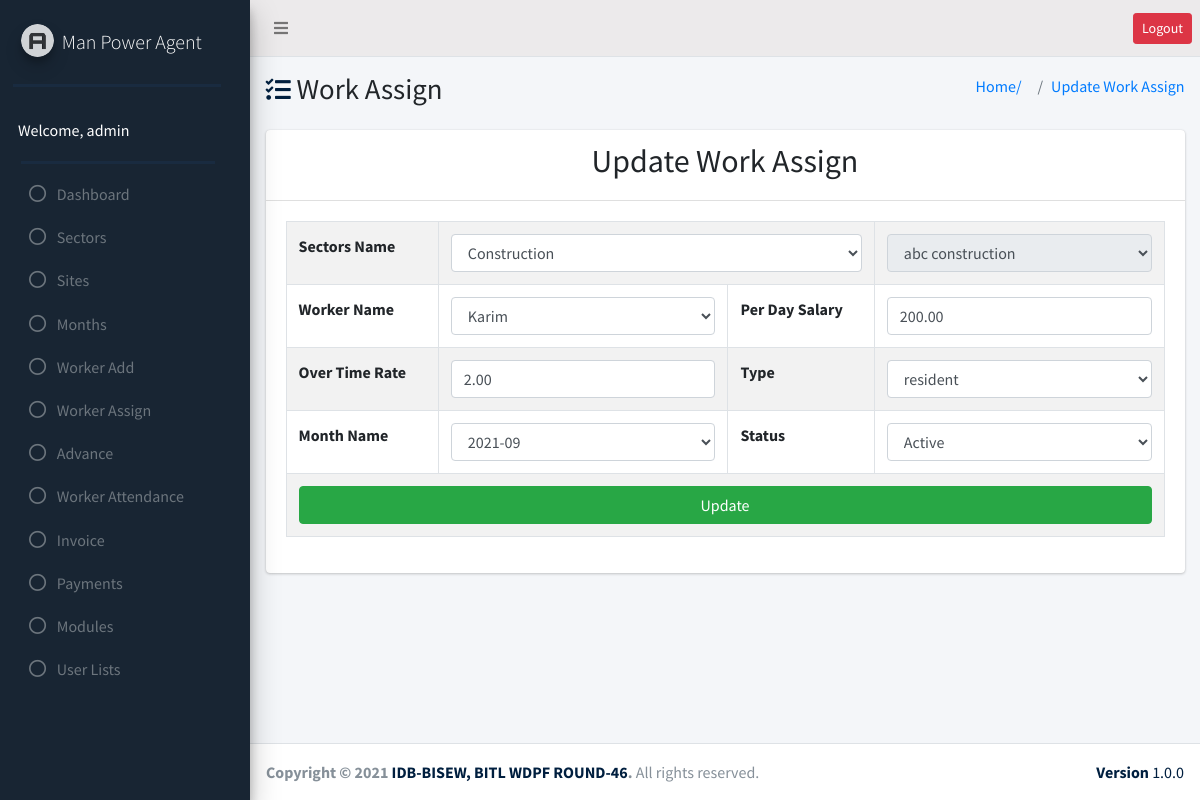
The app's page /worker_assign/update.php?id=1 (signed in) with its own data.
### tables this page shows
CREATE TABLE `user_role` (
  `id` int(11) NOT NULL,
  `adminID` int(11) NOT NULL,
  `sites_edit` int(50) DEFAULT NULL,
  `sites_delete` int(50) DEFAULT NULL,
  `sectors_edit` int(50) DEFAULT NULL,
  `sectors_delete` int(50) DEFAULT NULL,
  `add_worker_edit` int(50) DEFAULT NULL,
  `add_worker_delete` int(50) DEFAULT NULL,
  `worker_assign_edit` int(50) DEFAULT NULL,
  `worker_assign_delete` int(50) DEFAULT NULL,
  `advance_edit` int(50) DEFAULT NULL,
  `advance_delete` int(50) DEFAULT NULL,
  `payments_edit` int(50) DEFAULT NULL,
  `payments_delete` int(50) DEFAULT NULL,
  `month_edit` int(50) DEFAULT NULL,
  `month_delete` int(50) DEFAULT NULL,
  `modules_edit` int(50) DEFAULT NULL,
  `modules_delete` int(50) DEFAULT NULL,
  `user_lists_edit` int(50) DEFAULT NULL,
  `user_lists_delete` int(50) DEFAULT NULL,
  `worker_attendance_edit` int(11) NOT NULL,
  `worker_attendance_delete` int(11) NOT NULL,
  `invoice_edit` int(11) NOT NULL,
  `invoice_delete` int(11) NOT NULL
);

CREATE TABLE `sites` (
  `id` int(11) NOT NULL,
  `sectorID` int(11) NOT NULL,
  `site_name` varchar(255) NOT NULL,
  `address` text NOT NULL,
  `contact_no` varchar(255) NOT NULL,
  `status` enum('active','inactive') NOT NULL
);

CREATE TABLE `sectors` (
  `id` int(11) NOT NULL,
  `sector_name` varchar(255) NOT NULL
);

CREATE TABLE `worker_assign` (
  `id` bigint(20) NOT NULL,
  `siteID` int(11) NOT NULL,
  `workerID` bigint(20) NOT NULL,
  `per_day_salary` decimal(10,2) NOT NULL,
  `ot_rate` decimal(10,2) NOT NULL,
  `type` enum('resident','non_resident') NOT NULL,
  `monthID` int(11) NOT NULL,
  `status` enum('active','inactive') NOT NULL
);

CREATE TABLE `worker` (
  `id` bigint(20) NOT NULL,
  `name` varchar(255) NOT NULL,
  `iqama_number` varchar(255) NOT NULL,
  `local_number` varchar(255) NOT NULL,
  `whatsapp_number` varchar(150) NOT NULL,
  `photo` text NOT NULL,
  `iqama_photo` text NOT NULL,
  `current_address` text NOT NULL,
  `working_place` text NOT NULL,
  `daily_basic_salary` decimal(10,2) NOT NULL,
  `ot_rate` decimal(10,2) NOT NULL,
  `passport_number` varchar(100) NOT NULL,
  `status` enum('active','inactive') NOT NULL
);

CREATE TABLE `month` (
  `id` int(11) NOT NULL,
  `month_name` varchar(255) NOT NULL,
  `status` enum('active','inactive') NOT NULL
);

### worker_assign/update.php (the view, shortened to what this page needs)
<?php
require_once("../db_config.php");
$id=$_GET['id'];
           $edit=$conn->query("SELECT worker_assign.id,worker_assign.per_day_salary,worker_assign.ot_rate,worker_assign.type,worker_assign.status,sites.id as siteID,sites.site_name,sites.sectorID,worker.name,month.month_name,worker_assign.workerID,worker_assign.monthID FROM worker_assign JOIN sites ON sites.id=worker_assign.siteID JOIN worker ON worker.id=worker_assign.workerID JOIN month ON month.id=worker_assign.monthID  WHERE worker_assign.id=$id");
           $update=$edit->fetch_assoc();
    ?>
<?php
require_once("../header.php");
require_once("../sidebar.php");
?>
<section class="content-header">
  <div class="container-fluid">
    <div class="row mb-2">
      <div class="col-sm-6">
        <h1><i class="fas fa-tasks fa-sm text-navy"></i> Work Assign</h1>
      </div>
      <div class="col-sm-6">
        <ol class="breadcrumb float-sm-right">
          <li class="breadcrumb-item"><a href="#">Home/ </a></li>
          <li class="breadcrumb-item"><a href="#">Update Work Assign</a></li>
        </ol>
      </div>
    </div>
  </div>
</section>
<section class="content">
  <div class="container-fluid">
    <div class="row">
      <div class="col-md-12">
        <div class="card">
          <div class="card-header  text-center">
            <h2 >
                Update Work Assign
            </h2>
          </div>
          <div class="card-body">
              <form action="" method="post">
                  <table class="table table-bordered table-striped table-hover ">
                    <tr>
                    <th>Sectors Name</th>
                      <td colspan="6">
                          <select id="div" class="form-control" >
                 <?php
                 $sectors= $conn->query("SELECT * FROM `sectors`");
                 while ($ectors=$sectors->fetch_assoc()) { ?>
   <option value="<?php echo $ectors['id']; ?>" <?php if ($ectors['id']==$update['sectorID']) {
                     echo "selected";
                    }  ?> > <?php echo $ectors["sector_name"]; ?> </option>
                 <?php
               }
               ?>
              </select>
               <th id="dis">
               <select class="form-control" name="siteID" readonly>
                <option value="<?php echo $update["siteID"] ?>"><?php echo $update['site_name']?> </option>
               </select>
              </tr>
              <tr>
                      <th>Worker Name</th>
                      <td colspan="4">
                      <select class="form-control" name="workerID">
                 <?php
                 $emp_table = $conn->query("SELECT * FROM `worker` ");
                 while ($emp_data = $emp_table->fetch_assoc()) {?>
                 <option value="<?php echo $emp_data['id']; ?>" <?php if ($emp_data['id']==$update['workerID']) {
                     echo "selected";
                    }  ?>><?php echo $emp_data['name']; ?></option>
                  <?php
                }
                ?> </td>
              <th>Per Day Salary</th>
                          <td colspan="4">
                              <input type="text" name="per_day_salary" class="form-control" value="<?php echo $update['per_day_salary'] ?> ">
                          </td>
                          </tr>
                          <tr>
                          <th>Over Time Rate</th>
                          <td colspan="4">
                              <input type="text" name="ot_rate" class="form-control" value="<?php echo $update['ot_rate'] ?>">
                          </td>
                          <th>Type</th>
                          <td colspan="4">
                      <select class="form-control" name="type">
                      <option value="resident"<?php if ($update['status']==='resident') {
                    echo "checked";
                }?>><span>resident</span></option>
                      </td>
            </tr>
            <tr>
               <th>Month Name</th>
                 <td colspan="4">
                  <select class="form-control" name="monthID">
                 <?php
                 $month_table = $conn->query("SELECT * FROM `month` ");
                 while ($month_show = $month_table->fetch_assoc()) { ?>
                  <option value="<?php echo $month_show['id']; ?>" <?php if ($month_show['id']==$update['monthID']) {
                     echo "selected";
                     }  ?> > <?php echo $month_show['month_name']; ?> </option>
                  <?php
                }
                ?> </td>
              <th>Status</th>
                            <td colspan="4">
                      <select class="form-control" name="status">
                       <option value="active"<?php if ($update['status']==='active') {
                    echo "checked";
                }?>><span>Active</span></option>
                 </td>
              </tr class="text-center">
                          <td colspan="10">
                              <input type="submit" name="submit" value="Update" class="btn btn-block btn-success">
                          </td>
                  </table>
              </form>
          </div>
        </div>
      </div>
    </div>
  </div>
</section>
<?php require("../footer.php"); ?>

### sidebar.php (shortened to what this page needs)
 <?php
    $serverName = 'http://'.$_SERVER['SERVER_NAME'].'/man_power_agent';
    require_once("db_config.php");
?>
 <aside class="main-sidebar bg-success pt-14  elevation-4">
   <a href="" class="brand-link">
     <img src="<?= $serverName; ?>/assets/images/AdminLTELogo.png"
       alt="AdminLTE Logo" class="brand-image img-circle elevation-3" style="opacity: .8">
     <span class="brand-text font-weight-light">Man Power Agent</span>
   </a>
   <div class="bb-2"></div>
   <div class="sidebar">
     <div class="user-panel mt-3  d-flex">
       <div class="info text-white">
         Welcome, <?= $_SESSION['name']; ?>
       </div>
     </div>
     <div class="bb-2"></div>
     <nav class="mt-2">
       <ul class="nav nav-pills nav-sidebar flex-column" data-widget="treeview" role="menu" data-accordion="false">
       <li class="nav-item">
           <a href="http://localhost/man_power_agent/dashboard.php" class="nav-link">
             <i class="far fa-circle nav-icon"></i>
             <p>Dashboard</p>
           </a>
         </li>
         <?php
         $result = $conn->query("SELECT * FROM `admin`");
           while ($row = $result->fetch_assoc()) {
               if ($_SESSION['name'] == $row['name']) {
                   $id = $_SESSION['id'];
                   if ($row['status'] =='active') {
                       $userRoleTable= $conn->query("SELECT * FROM `user_role` JOIN admin ON admin.id= user_role.adminID WHERE `adminID`= $id");
                       while ($roleRow = $userRoleTable->fetch_assoc()) {
                           ?>
        <?php
           if ($roleRow['sectors_edit'] == '1'  || $roleRow['sectors_delete'] == '1') {
               ?>
         <li class="nav-item">
           <a href="http://localhost/man_power_agent/sectors/sectors.php" class="nav-link">
             <i class="far fa-circle nav-icon"></i>
             <p>Sectors</p>
           </a>
         </li>
         <?php
           }
           if ($roleRow['sites_edit'] == '1'  || $roleRow['sites_delete'] == '1') {
               ?>
         <li class="nav-item">
           <a href="http://localhost/man_power_agent/sites/sites.php" class="nav-link">
             <i class="far fa-circle nav-icon"></i>
             <p>Sites</p>
           </a>
         </li>
         <?php
           }
           if ($roleRow['month_edit'] == '1'  || $roleRow['month_delete'] == '1') { ?>
         <li class="nav-item">
           <a href="http://localhost/man_power_agent/month/month.php" class="nav-link">
             <i class="far fa-circle nav-icon"></i>
             <p>Months</p>
           </a>
         </li>
         <?php } ?>
        <?php  if ($roleRow['add_worker_edit'] == '1'  || $roleRow['add_worker_delete'] == '1') { ?>
         <li class="nav-item">
           <a href="http://localhost/man_power_agent/add_worker/add_worker.php" class="nav-link">
             <i class="far fa-circle nav-icon"></i>
             <p>Worker Add</p>
           </a>
         </li>
         <?php } ?>
         <?php  if ($roleRow['worker_assign_edit'] == '1'  || $roleRow['worker_assign_delete'] == '1') { ?>
         <li class="nav-item">
           <a href="http://localhost/man_power_agent/worker_assign/worker_assign.php" class="nav-link">
             <i class="far fa-circle nav-icon"></i>
             <p>Worker Assign</p>
           </a>
         </li>
         <?php  } ?>
         <?php  if ($roleRow['advance_edit'] == '1'  || $roleRow['advance_delete'] == '1') { ?>
         <li class="nav-item">
           <a href="http://localhost/man_power_agent/advance/advance.php" class="nav-link">
             <i class="far fa-circle nav-icon"></i>
             <p>Advance</p>
           </a>
         </li>
         <?php } ?>
         <?php  if ($roleRow['worker_attendance_edit'] == '1'  || $roleRow['worker_attendance_delete'] == '1') { ?>
         <li class="nav-item">
           <a href="http://localhost/man_power_agent/worker_attendance/worker_attendance.php" class="nav-link">
             <i class="far fa-circle nav-icon"></i>
             <p>Worker Attendance</p>
           </a>
         </li>
         <?php } ?>
         <?php  if ($roleRow['invoice_edit'] == '1'  || $roleRow['invoice_delete'] == '1') { ?>
         <li class="nav-item">
           <a href="http://localhost/man_power_agent/invoice/invoice.php" class="nav-link">
             <i class="far fa-circle nav-icon"></i>
             <p>Invoice</p>
           </a>
         </li>
         <?php } ?>
         <?php  if ($roleRow['payments_edit'] == '1'  || $roleRow['payments_delete'] == '1') { ?>
          <li class="nav-item">
           <a href="http://localhost/man_power_agent/payments/payments.php" class="nav-link">
             <i class="far fa-circle nav-icon"></i>
             <p>Payments</p>
           </a>
         </li>
         <?php } ?>
         <?php  if ($roleRow['modules_edit'] == '1'  || $roleRow['modules_delete'] == '1') { ?>
         <li class="nav-item">
           <a href="http://localhost/man_power_agent/modules/modules.php" class="nav-link">
             <i class="far fa-circle nav-icon"></i>
             <p>Modules</p>
           </a>
         </li>
         <?php } ?>
         <?php  if ($roleRow['user_lists_edit'] == '1'  || $roleRow['user_lists_delete'] == '1') { ?>
          <li class="nav-item">
           <a href="http://localhost/man_power_agent/user_lists/user_lists.php" class="nav-link">
             <i class="far fa-circle nav-icon"></i>
             <p>User Lists</p>
           </a>
         </li>
         <?php  } ?>
         <?php
                       }
                   }
                   else {
                       header("location: inactive_user.php");
                   }
               }
           }
         ?>
       </ul>
     </nav>
   </div>
 </aside>

### records on screen
user_role: sectors_edit 1 (drawn), sites_edit 0 (drawn), month_edit 1 (drawn), add_worker_edit 1 (drawn), worker_assign_edit 1 (drawn), advance_edit 1 (drawn), worker_attendance_edit 1 (drawn), invoice_edit 1 (drawn), payments_edit 1 (drawn), modules_edit 1 (drawn), user_lists_edit 1 (drawn)
sites: sectorID.sector_name "Construction"
worker_assign: siteID "abc construction", workerID "Karim", per_day_salary "200.00", ot_rate "2.00", monthID "2021-09"

### other values on screen
$_SESSION['name'] "admin"
